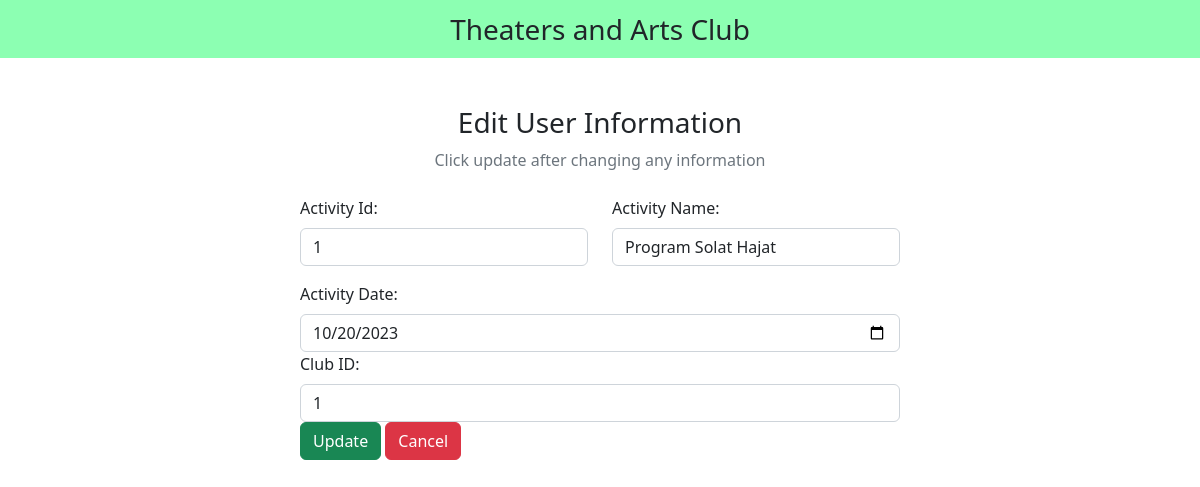
The page /admin/edit_activity.php?activity_id=1 on the database its author committed.
### tables this page shows
CREATE TABLE `activity` (
  `activity_id` int NOT NULL,
  `activity_name` varchar(200) NOT NULL,
  `activity_date` date NOT NULL,
  `club_id` int NOT NULL
);

### admin/edit_activity.php (the view, shortened to what this page needs)
<?php
include "db_conn.php";
$activity_id = $_GET["activity_id"];
?>
<!DOCTYPE html>
<html lang="en">
<head>
  <link href="https://cdn.jsdelivr.net/npm/bootstrap@5.2.3/dist/css/bootstrap.min.css" rel="stylesheet">
  <link rel="stylesheet" href="https://cdnjs.cloudflare.com/ajax/libs/font-awesome/6.4.0/css/all.min.css" />
</head>
<body>
  <nav class="navbar navbar-light justify-content-center fs-3 mb-5" style="background-color: #00ff5573;">
    Theaters and Arts Club
  </nav>
  <div class="container">
    <div class="text-center mb-4">
      <h3>Edit User Information</h3>
      <p class="text-muted">Click update after changing any information</p>
    </div>
    <?php
    $sql = "SELECT * FROM `activity` WHERE activity_id = $activity_id LIMIT 1";
    $result = mysqli_query($conn, $sql);
    $row = mysqli_fetch_assoc($result);
    ?>
    <div class="container d-flex justify-content-center">
      <form action="" method="post" style="width:50vw; min-width:300px;">
        <div class="row mb-3">
          <div class="col">
            <label class="form-label">Activity Id:</label>
            <input type="text" class="form-control" name="activity_id" value="<?php echo $row['activity_id'] ?>">
          </div>
          <div class="col">
            <label class="form-label">Activity Name:</label>
            <input type="text" class="form-control" name="activity_name" value="<?php echo $row['activity_name'] ?>">
          </div>
        </div>
        <div class="col">
          <label class="form-label">Activity Date:</label>
          <input type="date" class="form-control" name="activity_date" value="<?php echo $row['activity_date'] ?>">
        </div>
         <div class="col">
          <label class="form-label">Club ID:</label>
          <input type="text" class="form-control" name="club_id" value="<?php echo $row['club_id'] ?>">
        </div>
        <div>
          <button type="submit" class="btn btn-success" name="submit">Update</button>
          <a href="activity.php" class="btn btn-danger">Cancel</a>
        </div>
      </form>
    </div>
  </div>
</body>
</html>

### rows shown on the page
activity: activity_id "1", activity_name "Program Solat Hajat", activity_date "10/20/2023", club_id "1"
